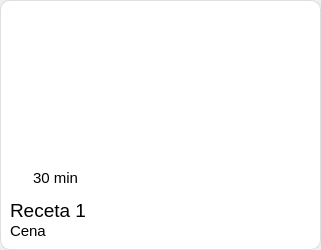
<?xml version="1.0" encoding="UTF-8"?>
<ui version="4.0">
 <class>Form</class>
 <widget class="QWidget" name="Form">
  <property name="geometry">
   <rect>
    <x>0</x>
    <y>0</y>
    <width>321</width>
    <height>250</height>
   </rect>
  </property>
  <property name="windowTitle">
   <string>Form</string>
  </property>
  <widget class="QWidget" name="recipe" native="true">
   <property name="geometry">
    <rect>
     <x>0</x>
     <y>0</y>
     <width>321</width>
     <height>250</height>
    </rect>
   </property>
   <property name="styleSheet">
    <string notr="true">#recipe{    background-color: white;
    border-radius: 10px;
    border: 1px solid rgba(0, 0, 0, 0.1);
    padding: 4px;
}</string>
   </property>
   <widget class="QWidget" name="info" native="true">
    <property name="geometry">
     <rect>
      <x>0</x>
      <y>200</y>
      <width>321</width>
      <height>51</height>
     </rect>
    </property>
    <property name="styleSheet">
     <string notr="true"/>
    </property>
    <widget class="QLabel" name="tittle">
     <property name="geometry">
      <rect>
       <x>10</x>
       <y>0</y>
       <width>201</width>
       <height>21</height>
      </rect>
     </property>
     <property name="font">
      <font>
       <family>Arial</family>
       <pointsize>14</pointsize>
      </font>
     </property>
     <property name="text">
      <string>Receta 1</string>
     </property>
    </widget>
    <widget class="QLabel" name="category">
     <property name="geometry">
      <rect>
       <x>10</x>
       <y>20</y>
       <width>81</width>
       <height>21</height>
      </rect>
     </property>
     <property name="font">
      <font>
       <family>Arial</family>
       <pointsize>11</pointsize>
      </font>
     </property>
     <property name="text">
      <string>Cena</string>
     </property>
    </widget>
    <widget class="QPushButton" name="deleteRecipeButton">
     <property name="geometry">
      <rect>
       <x>274</x>
       <y>0</y>
       <width>41</width>
       <height>51</height>
      </rect>
     </property>
     <property name="styleSheet">
      <string notr="true">border:none;</string>
     </property>
     <property name="text">
      <string/>
     </property>
     <property name="icon">
      <iconset resource="Recursos.qrc">
       <normaloff>:/Icons/delete1.png</normaloff>:/Icons/delete1.png</iconset>
     </property>
     <property name="iconSize">
      <size>
       <width>34</width>
       <height>34</height>
      </size>
     </property>
    </widget>
    <widget class="QPushButton" name="modifyRecipeButton">
     <property name="geometry">
      <rect>
       <x>220</x>
       <y>0</y>
       <width>41</width>
       <height>51</height>
      </rect>
     </property>
     <property name="styleSheet">
      <string notr="true">border:none;</string>
     </property>
     <property name="text">
      <string/>
     </property>
     <property name="icon">
      <iconset resource="Recursos.qrc">
       <normaloff>:/Icons/setting.png</normaloff>:/Icons/setting.png</iconset>
     </property>
     <property name="iconSize">
      <size>
       <width>34</width>
       <height>34</height>
      </size>
     </property>
    </widget>
   </widget>
   <widget class="QLabel" name="image">
    <property name="geometry">
     <rect>
      <x>0</x>
      <y>0</y>
      <width>320</width>
      <height>200</height>
     </rect>
    </property>
    <property name="font">
     <font>
      <family>Arial</family>
      <pointsize>12</pointsize>
     </font>
    </property>
    <property name="styleSheet">
     <string notr="true">#image{
	padding: 5px;
	border-radius: 10px;
}</string>
    </property>
    <property name="text">
     <string/>
    </property>
    <property name="scaledContents">
     <bool>true</bool>
    </property>
    <property name="alignment">
     <set>Qt::AlignmentFlag::AlignCenter</set>
    </property>
   </widget>
   <widget class="QLabel" name="time">
    <property name="geometry">
     <rect>
      <x>20</x>
      <y>170</y>
      <width>71</width>
      <height>16</height>
     </rect>
    </property>
    <property name="font">
     <font>
      <family>Arial</family>
      <pointsize>11</pointsize>
     </font>
    </property>
    <property name="styleSheet">
     <string notr="true">#time{
	border-radius:4px;
	background-color: white;
}</string>
    </property>
    <property name="text">
     <string>30 min</string>
    </property>
    <property name="alignment">
     <set>Qt::AlignmentFlag::AlignCenter</set>
    </property>
   </widget>
  </widget>
 </widget>
 <resources>
  <include location="Recursos.qrc"/>
 </resources>
 <connections/>
</ui>
